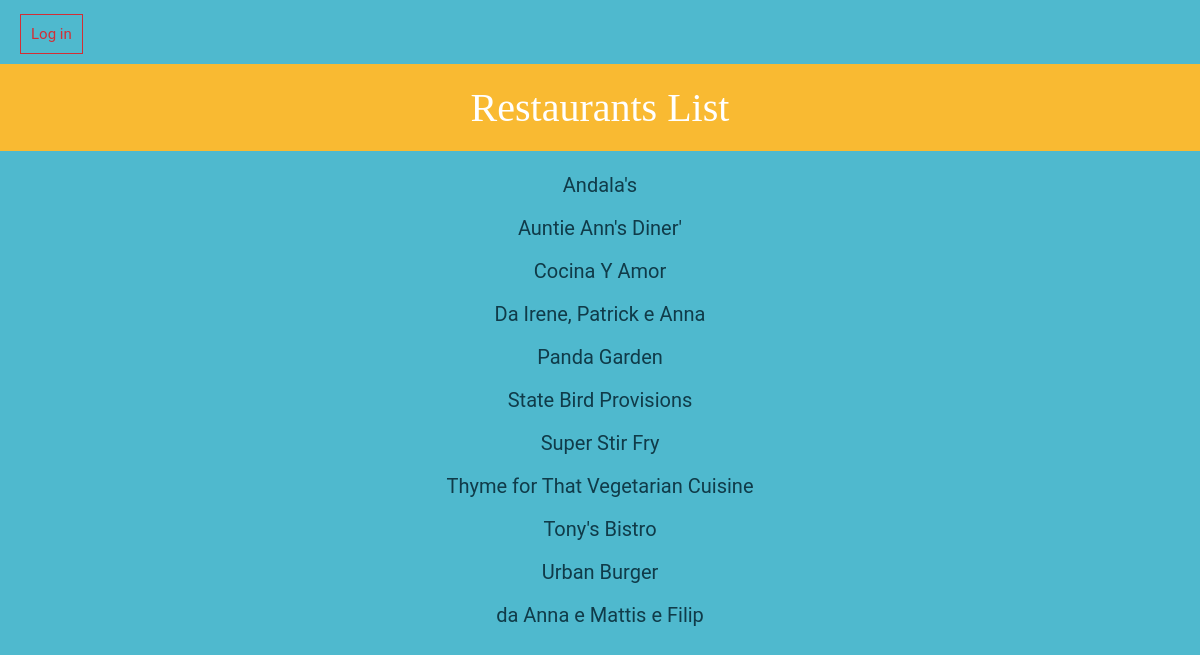
/restaurant/, run on the app's committed database.
### database_setup.py (models this page shows, shortened)
class Restaurant(Base):
    __tablename__ = 'restaurant'
    id = Column(Integer, primary_key=True)
    name = Column(String(250), nullable=False)
    user_id = Column(Integer, ForeignKey('user.id'))
    user = relationship(User)

### project.py (the view)
@app.route('/')
@app.route('/restaurant/')
def showRestaurants():
    restaurants = session.query(Restaurant).order_by(asc(Restaurant.name))
    if 'username' not in login_session:
        return render_template('publicrestaurants.html', restaurants=restaurants)
    else:
        return render_template('restaurants.html', restaurants=restaurants)

### templates/publicrestaurants.html (shortened to what this page needs)
{% extends "main.html" %}
{% block content %}
{% include "header.html" %}
<div class = 'restaurantheader'>
  <h1>Restaurants List</h1>
</div>
<div class="restaurantlist">
  {% for i in restaurants %}
    <a href="{{ url_for('showMenu', restaurant_id = i.id)}}">
    {{i.name}}
    </a>
  {% endfor %}
</div>
{% endblock %}

### templates/main.html (shortened to what this page needs)
<!DOCTYPE html>
<html>
<head>
  <link rel=stylesheet type=text/css href="{{ url_for('static', filename='styles.css') }}">
</head>
	<body>
			{% block content %}
			{% endblock %}
	</body>
</html>

### templates/header.html
<div class="log-unlog">
	{% if 'username' not in session %}
  <a href="{{url_for('showLogin')}}">Log in </a>
  {% else %}
  <a href="{{url_for('disconnect')}}">Log out</a>
  {% endif %}
</div>

### static/styles.css (style rules this page uses)
* { -webkit-box-sizing: border-box; -moz-box-sizing: border-box; -ms-box-sizing: border-box; box-sizing: border-box; font-family: "Roboto", sans-serif; font-weight: 400; }
body { margin: 0; background-color: #4fb9ce; }
a { text-decoration: none; color: #f9ba32; font-size: .75em; }
h1, h2, h3, h4 { color: #FFFFFF; }
h1, h2 { font-family: 'Georgia', serif; margin: 2px; }
.restaurantheader { text-align: center; background-color: #f9ba32; color: #103b49; }
.restaurantheader h1 { padding: 20px; font-size: 40px; }
.restaurantlist { width: 100%; max-width: 960px; padding: 20px; margin: 0 auto; text-align: center; }
.restaurantlist a { text-decoration: none; color: #103b49; font-size: 20px; }
.log-unlog { margin: 20px; font-size: 20px; }
.log-unlog a { color: #d22e36; border: 1px solid #d22e36; padding: 10px; }

### data on the page
Restaurant: name "Andala's"
Restaurant: name "Auntie Ann's Diner'"
Restaurant: name "Cocina Y Amor"
Restaurant: name "Da Irene, Patrick e Anna"
Restaurant: name "Panda Garden"
Restaurant: name "State Bird Provisions"
Restaurant: name "Super Stir Fry"
Restaurant: name "Thyme for That Vegetarian Cuisine"
Restaurant: name "Tony's Bistro"
Restaurant: name "Urban Burger"
Restaurant: name "da Anna e Mattis e Filip"
